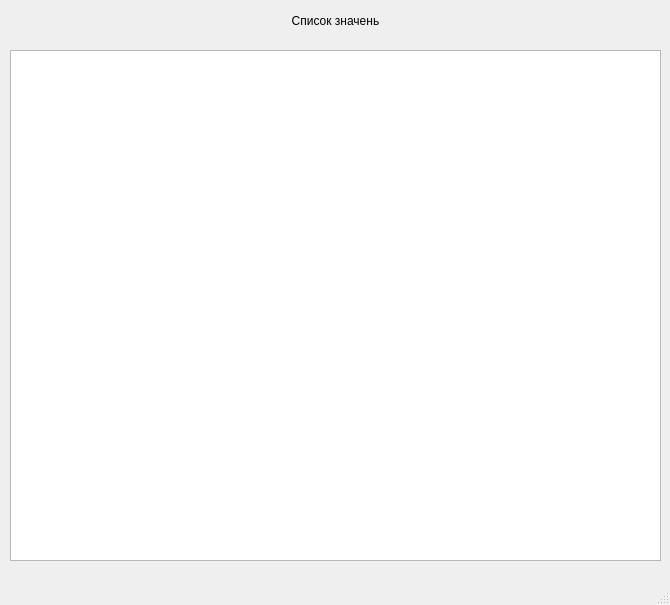
<?xml version="1.0" encoding="UTF-8"?>
<ui version="4.0">
 <class>Object2</class>
 <widget class="QMainWindow" name="Object2">
  <property name="geometry">
   <rect>
    <x>0</x>
    <y>0</y>
    <width>670</width>
    <height>605</height>
   </rect>
  </property>
  <property name="windowTitle">
   <string>Object2</string>
  </property>
  <widget class="QWidget" name="centralwidget">
   <widget class="QListWidget" name="listWidget">
    <property name="geometry">
     <rect>
      <x>10</x>
      <y>50</y>
      <width>651</width>
      <height>511</height>
     </rect>
    </property>
   </widget>
   <widget class="QLabel" name="label">
    <property name="geometry">
     <rect>
      <x>0</x>
      <y>0</y>
      <width>671</width>
      <height>41</height>
     </rect>
    </property>
    <property name="text">
     <string>Список значень</string>
    </property>
    <property name="alignment">
     <set>Qt::AlignmentFlag::AlignCenter</set>
    </property>
   </widget>
  </widget>
  <widget class="QMenuBar" name="menubar">
   <property name="geometry">
    <rect>
     <x>0</x>
     <y>0</y>
     <width>670</width>
     <height>23</height>
    </rect>
   </property>
  </widget>
  <widget class="QStatusBar" name="statusbar"/>
 </widget>
 <resources/>
 <connections/>
</ui>
